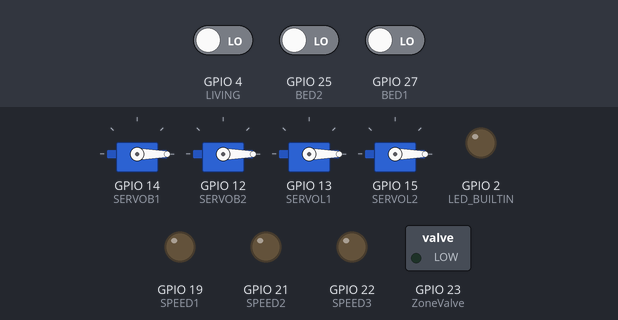
The sketch below on a simulated ESP32. On the bench: 4 × servo, switched loads named in the sketch (green lamp = pin HIGH), output pins drawn as LEDs (lit = HIGH). The inputs (shaded band) are chosen by the test bench; at power-on: GPIO 4 (LIVING) LOW, GPIO 25 (BED2) LOW, GPIO 27 (BED1) LOW. WiFi joins after 1.5 s; servers stay silent unless stated; storage starts empty; what the sketch prints to the serial monitor is not drawn.

Above: at 2.7 s.
2.8 s: GPIO 4 (LIVING) driven HIGH
At 4.1 s:
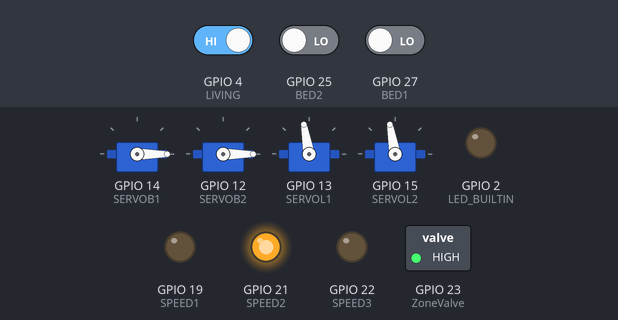
4.5 s: GPIO 25 (BED2) driven HIGH
At 5.2 s:
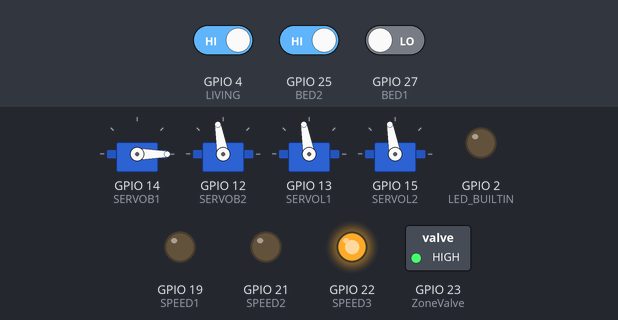
6.0 s: GPIO 27 (BED1) driven HIGH
At 6.4 s:
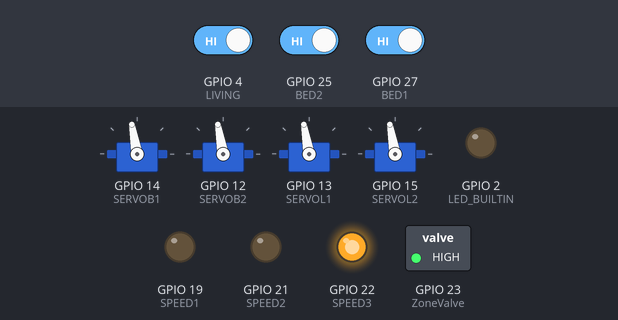
7.5 s: GPIO 4 (LIVING) driven LOW
At 8.7 s:
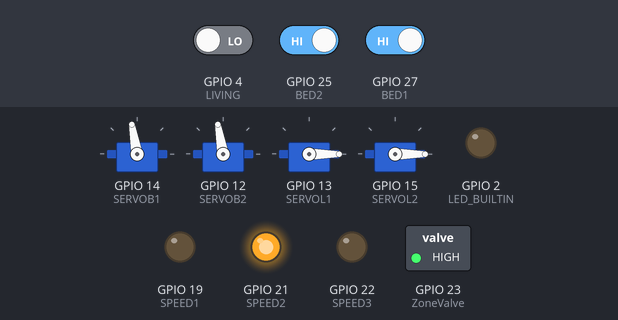
9.0 s: GPIO 25 (BED2) driven LOW
At 9.9 s:
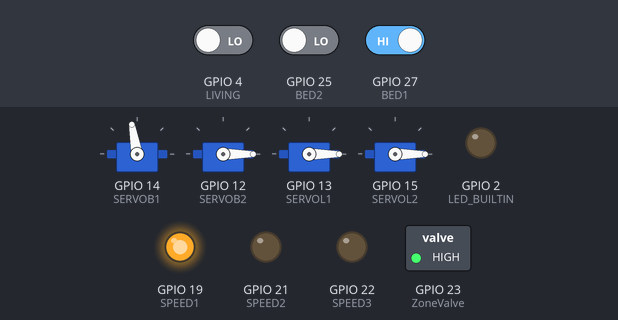
10.5 s: GPIO 4 (LIVING) driven HIGH
At 11.1 s:
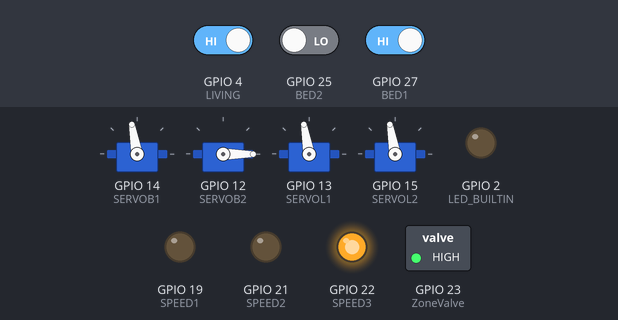
Timing chart, 0 to 13.0 s (numbered marks = the images above; inputs shaded):
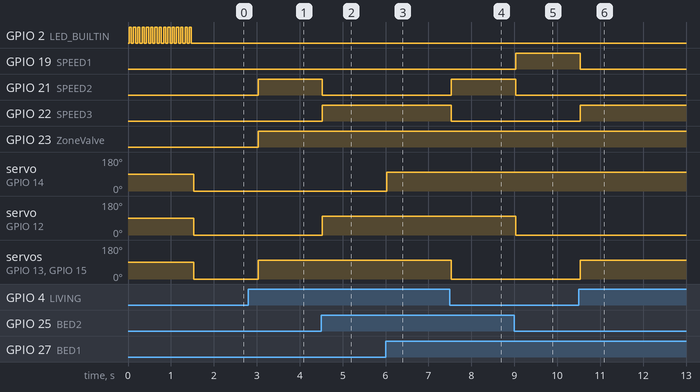

The sketch:

1bedroom.ino
```cpp
// Import required libraries
#include <AsyncElegantOTA.h>
#include <WiFi.h>
#include <AsyncTCP.h>
#include <ESPAsyncWebServer.h>
#include "SPIFFS.h"
#include <Arduino_JSON.h>
#include <ESP32Servo.h>

Servo servob1;
Servo servob2;
Servo servol1;
Servo servol2;

JSONVar values;

String ssids;
String passwords;

const int LIVING = 4;
const int BED1 = 27;
const int BED2 = 25;
const int SPEED1 = 19;
const int SPEED2 = 21;
const int SPEED3 = 22;
const int ZoneValve = 23;
const int SERVOB1 = 14;
const int SERVOB2 = 12;
const int SERVOL1 = 13;
const int SERVOL2 = 15;

// Create AsyncWebServer object on port 80
AsyncWebServer server(80);

AsyncEventSource events("/events");

using namespace std;

void initSPIFFS() {
  if (!SPIFFS.begin()) {
    Serial.println("An error has occurred while mounting SPIFFS");
  }
  Serial.println("SPIFFS mounted successfully");
  File file = SPIFFS.open("/wifi.txt");
  if (!file) {
    Serial.println("Failed to open file for reading");
    return;
  }

  vector<String> v;
  while (file.available()) {
    v.push_back(file.readStringUntil('\n'));
  }
  file.close();

  for (String s : v) {

  }
  ssids = v[0];
  passwords = v[1];
}

void initWiFi() {
  const char* ssid = ssids.c_str();
  const char* password = passwords.c_str();
  WiFi.begin(ssid, password);
  while (WiFi.status() != WL_CONNECTED) {
    digitalWrite(LED_BUILTIN, HIGH);
    delay(50);
    digitalWrite(LED_BUILTIN, LOW);
    delay(50);
  }

  // Print ESP Local IP Address
  Serial.println(WiFi.localIP());
  Serial.println(WiFi.macAddress());
}

void initPins() {
  pinMode(LED_BUILTIN, OUTPUT);

  pinMode(LIVING, INPUT_PULLDOWN);
  pinMode(BED1, INPUT_PULLDOWN);
  pinMode(BED2, INPUT_PULLDOWN);
  pinMode(SPEED1, OUTPUT);
  pinMode(SPEED2, OUTPUT);
  pinMode(SPEED3, OUTPUT);
  pinMode(ZoneValve, OUTPUT);

  servob1.attach(SERVOB1);
  servob2.attach(SERVOB2);
  servol1.attach(SERVOL1);
  servol2.attach(SERVOL2);
}

int getSpeed() {
  int speed = 0;
  switch (digitalRead(BED1)) {
    case HIGH:
      speed += 1;
      values["bed1"] = "on";
      servob1.write(100);
      break;
    case LOW:
      values["bed1"] = "off";
      servob1.write(0);
  }
  switch (digitalRead(BED2)) {
    case HIGH:
      speed += 1;
      values["bed2"] = "on";
      servob2.write(100);
      break;
    case LOW:
      values["bed2"] = "off";
      servob2.write(0);
  }
  switch (digitalRead(LIVING)) {
    case HIGH:
      speed += 2;
      values["living"] = "on";
      servol1.write(100);
      servol2.write(100);
      break;
    case LOW:
      values["living"] = "off";
      servol1.write(0);
      servol2.write(0);
  }
  if (speed > 3) {
    speed = 3;
  }
  values["speed"] = speed;
  return speed;
}

void setup() {
  // Serial port for debugging purposes
  Serial.begin(115200);
  initPins();
  initSPIFFS();
  initWiFi();

  // Route for root / web page
  server.on("/", HTTP_GET, [](AsyncWebServerRequest *request){
    request->send(SPIFFS, "/index.html", "text/html");
  });
  server.serveStatic("/", SPIFFS, "/");

  server.on("/readings", HTTP_GET, [](AsyncWebServerRequest *request){
    getSpeed();
    String jsonString = JSON.stringify(values);
    request->send(200, "application/json", jsonString);
  });

  events.onConnect([](AsyncEventSourceClient *client){
    if(client->lastId()){
      Serial.printf("Client reconnected! Last message ID that it got is: %u\n", client->lastId());
    }
    client->send("hello!", NULL, millis(), 10000);
  });
  server.addHandler(&events);

  AsyncElegantOTA.begin(&server);
  server.begin();
}

void loop() {
  int speed = getSpeed();
  switch (speed) {
    case 1:
      digitalWrite(ZoneValve, HIGH);
      digitalWrite(SPEED1, HIGH);
      digitalWrite(SPEED2, LOW);
      digitalWrite(SPEED3, LOW);
      break;
    case 2:
      digitalWrite(ZoneValve, HIGH);
      digitalWrite(SPEED1, LOW);
      digitalWrite(SPEED2, HIGH);
      digitalWrite(SPEED3, LOW);
      break;
    case 3:
      digitalWrite(ZoneValve, HIGH);
      digitalWrite(SPEED1, LOW);
      digitalWrite(SPEED2, LOW);
      digitalWrite(SPEED3, HIGH);
      break;
    default:
      digitalWrite(ZoneValve, LOW);
      digitalWrite(SPEED1, LOW);
      digitalWrite(SPEED2, LOW);
      digitalWrite(SPEED3, LOW);
  }
  String jsonString = JSON.stringify(values);
  events.send("ping",NULL,millis());
  events.send(jsonString.c_str(),"new_readings", millis());
  delay(500);
}
```

Measured:
- after the input at 2.8 s, GPIO 21 (SPEED2), GPIO 23 (ZoneValve): LOW → HIGH after 0.23 s; servo on GPIO 13 (SERVOL1), servo on GPIO 15 (SERVOL2): 0° → 100° after 0.23 s
- after the input at 4.5 s, GPIO 21 (SPEED2): HIGH → LOW at once; GPIO 22 (SPEED3): LOW → HIGH at once; servo on GPIO 12 (SERVOB2): 0° → 100° at once
- after the input at 6.0 s, servo on GPIO 14 (SERVOB1): 0° → 100° at once
- after the input at 7.5 s, GPIO 21 (SPEED2): LOW → HIGH at once; GPIO 22 (SPEED3): HIGH → LOW at once; servo on GPIO 13 (SERVOL1), servo on GPIO 15 (SERVOL2): 100° → 0° at once
- after the input at 9.0 s, GPIO 19 (SPEED1): LOW → HIGH at once; GPIO 21 (SPEED2): HIGH → LOW at once; servo on GPIO 12 (SERVOB2): 100° → 0° at once
- after the input at 10.5 s, GPIO 19 (SPEED1): HIGH → LOW at once; GPIO 22 (SPEED3): LOW → HIGH at once; servo on GPIO 13 (SERVOL1), servo on GPIO 15 (SERVOL2): 0° → 100° at once
